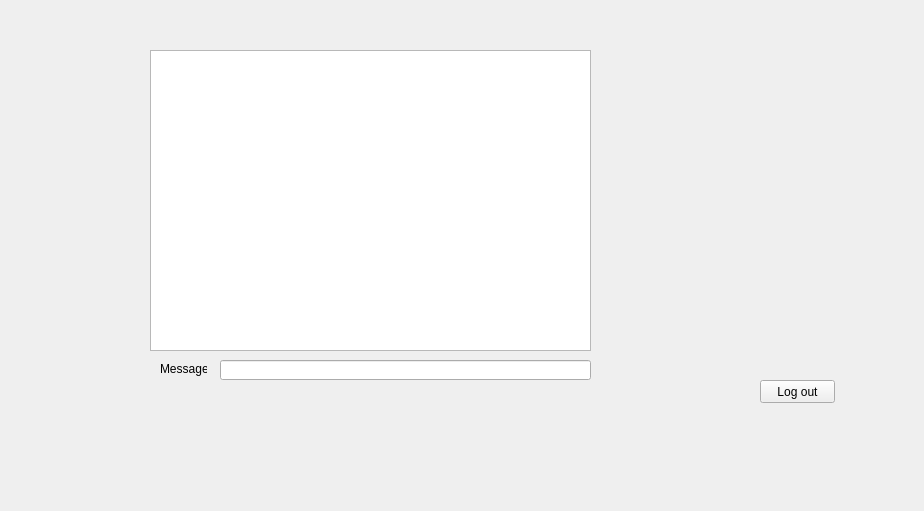
<?xml version="1.0" encoding="UTF-8"?>
<ui version="4.0">
 <class>Chat</class>
 <widget class="QWidget" name="Chat">
  <property name="geometry">
   <rect>
    <x>0</x>
    <y>0</y>
    <width>924</width>
    <height>511</height>
   </rect>
  </property>
  <property name="windowTitle">
   <string>Form</string>
  </property>
  <widget class="QPlainTextEdit" name="plainTextEdit">
   <property name="geometry">
    <rect>
     <x>150</x>
     <y>50</y>
     <width>441</width>
     <height>301</height>
    </rect>
   </property>
   <property name="readOnly">
    <bool>true</bool>
   </property>
  </widget>
  <widget class="QPushButton" name="pushButton">
   <property name="geometry">
    <rect>
     <x>760</x>
     <y>380</y>
     <width>75</width>
     <height>23</height>
    </rect>
   </property>
   <property name="text">
    <string>Log out</string>
   </property>
  </widget>
  <widget class="QLineEdit" name="lineEdit">
   <property name="geometry">
    <rect>
     <x>220</x>
     <y>360</y>
     <width>371</width>
     <height>20</height>
    </rect>
   </property>
  </widget>
  <widget class="QLabel" name="label">
   <property name="geometry">
    <rect>
     <x>160</x>
     <y>362</y>
     <width>47</width>
     <height>14</height>
    </rect>
   </property>
   <property name="text">
    <string>Message:</string>
   </property>
  </widget>
 </widget>
 <resources/>
 <connections/>
</ui>
